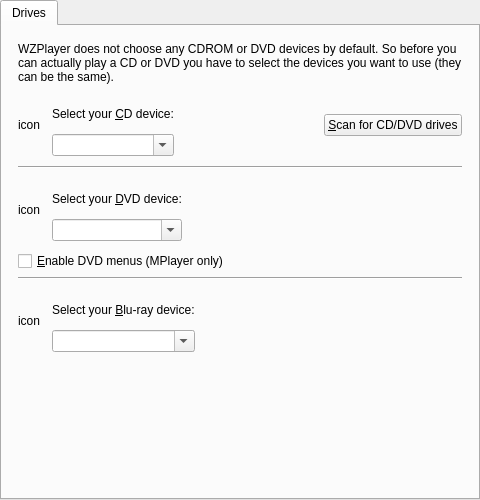
<?xml version="1.0" encoding="UTF-8"?>
<ui version="4.0">
 <class>Gui::Pref::TDrives</class>
 <widget class="QWidget" name="Gui::Pref::TDrives">
  <property name="geometry">
   <rect>
    <x>0</x>
    <y>0</y>
    <width>480</width>
    <height>500</height>
   </rect>
  </property>
  <layout class="QVBoxLayout">
   <property name="spacing">
    <number>0</number>
   </property>
   <property name="margin">
    <number>0</number>
   </property>
   <item>
    <widget class="QTabWidget" name="tabWidget">
     <property name="currentIndex">
      <number>0</number>
     </property>
     <widget class="QWidget" name="tab">
      <attribute name="title">
       <string>Drives</string>
      </attribute>
      <layout class="QVBoxLayout" name="verticalLayout_2">
       <property name="margin">
        <number>16</number>
       </property>
       <item>
        <widget class="QLabel" name="textLabel2_5">
         <property name="text">
          <string>WZPlayer does not choose any CDROM or DVD devices by default. So before you can actually play a CD or DVD you have to select the devices you want to use (they can be the same).</string>
         </property>
         <property name="alignment">
          <set>Qt::AlignVCenter</set>
         </property>
         <property name="wordWrap">
          <bool>true</bool>
         </property>
        </widget>
       </item>
       <item>
        <layout class="QHBoxLayout">
         <property name="spacing">
          <number>8</number>
         </property>
         <property name="margin">
          <number>0</number>
         </property>
         <item>
          <widget class="QLabel" name="cdrom_drive_icon">
           <property name="toolTip">
            <string/>
           </property>
           <property name="text">
            <string notr="true">icon</string>
           </property>
           <property name="wordWrap">
            <bool>false</bool>
           </property>
          </widget>
         </item>
         <item>
          <layout class="QVBoxLayout">
           <property name="spacing">
            <number>0</number>
           </property>
           <property name="margin">
            <number>4</number>
           </property>
           <item>
            <widget class="QLabel" name="textLabel1_7">
             <property name="text">
              <string>Select your &amp;CD device:</string>
             </property>
             <property name="wordWrap">
              <bool>false</bool>
             </property>
             <property name="buddy">
              <cstring>cdrom_device_combo</cstring>
             </property>
            </widget>
           </item>
           <item>
            <widget class="Gui::Pref::TComboBox" name="cdrom_device_combo">
             <property name="sizePolicy">
              <sizepolicy hsizetype="Preferred" vsizetype="Fixed">
               <horstretch>0</horstretch>
               <verstretch>0</verstretch>
              </sizepolicy>
             </property>
             <property name="editable">
              <bool>true</bool>
             </property>
            </widget>
           </item>
          </layout>
         </item>
         <item>
          <spacer>
           <property name="orientation">
            <enum>Qt::Horizontal</enum>
           </property>
           <property name="sizeType">
            <enum>QSizePolicy::Expanding</enum>
           </property>
           <property name="sizeHint" stdset="0">
            <size>
             <width>366</width>
             <height>70</height>
            </size>
           </property>
          </spacer>
         </item>
         <item>
          <widget class="QPushButton" name="check_drives_button">
           <property name="text">
            <string>&amp;Scan for CD/DVD drives</string>
           </property>
          </widget>
         </item>
        </layout>
       </item>
       <item>
        <widget class="Line" name="line8">
         <property name="sizePolicy">
          <sizepolicy hsizetype="Expanding" vsizetype="Fixed">
           <horstretch>0</horstretch>
           <verstretch>0</verstretch>
          </sizepolicy>
         </property>
         <property name="frameShape">
          <enum>QFrame::HLine</enum>
         </property>
         <property name="frameShadow">
          <enum>QFrame::Sunken</enum>
         </property>
         <property name="orientation">
          <enum>Qt::Horizontal</enum>
         </property>
        </widget>
       </item>
       <item>
        <layout class="QHBoxLayout">
         <property name="spacing">
          <number>8</number>
         </property>
         <property name="margin">
          <number>0</number>
         </property>
         <item>
          <widget class="QLabel" name="dvd_drive_icon">
           <property name="toolTip">
            <string/>
           </property>
           <property name="text">
            <string notr="true">icon</string>
           </property>
           <property name="wordWrap">
            <bool>false</bool>
           </property>
          </widget>
         </item>
         <item>
          <layout class="QVBoxLayout">
           <property name="spacing">
            <number>0</number>
           </property>
           <property name="margin">
            <number>4</number>
           </property>
           <item>
            <widget class="QLabel" name="textLabel2_2">
             <property name="text">
              <string>Select your &amp;DVD device:</string>
             </property>
             <property name="wordWrap">
              <bool>false</bool>
             </property>
             <property name="buddy">
              <cstring>dvd_device_combo</cstring>
             </property>
            </widget>
           </item>
           <item>
            <widget class="Gui::Pref::TComboBox" name="dvd_device_combo">
             <property name="sizePolicy">
              <sizepolicy hsizetype="Preferred" vsizetype="Fixed">
               <horstretch>0</horstretch>
               <verstretch>0</verstretch>
              </sizepolicy>
             </property>
             <property name="editable">
              <bool>true</bool>
             </property>
             <property name="duplicatesEnabled">
              <bool>false</bool>
             </property>
            </widget>
           </item>
          </layout>
         </item>
         <item>
          <spacer>
           <property name="orientation">
            <enum>Qt::Horizontal</enum>
           </property>
           <property name="sizeType">
            <enum>QSizePolicy::Expanding</enum>
           </property>
           <property name="sizeHint" stdset="0">
            <size>
             <width>355</width>
             <height>70</height>
            </size>
           </property>
          </spacer>
         </item>
        </layout>
       </item>
       <item>
        <widget class="QCheckBox" name="use_dvdnav_check">
         <property name="text">
          <string>&amp;Enable DVD menus (MPlayer only)</string>
         </property>
        </widget>
       </item>
       <item>
        <widget class="Line" name="bluray_sep">
         <property name="orientation">
          <enum>Qt::Horizontal</enum>
         </property>
        </widget>
       </item>
       <item>
        <widget class="QWidget" name="bluray_widget" native="true">
         <layout class="QVBoxLayout" name="verticalLayout">
          <property name="spacing">
           <number>0</number>
          </property>
          <property name="margin">
           <number>0</number>
          </property>
          <item>
           <layout class="QHBoxLayout" name="_2">
            <property name="spacing">
             <number>8</number>
            </property>
            <property name="margin">
             <number>0</number>
            </property>
            <item>
             <widget class="QLabel" name="bluray_drive_icon">
              <property name="text">
               <string notr="true">icon</string>
              </property>
              <property name="wordWrap">
               <bool>false</bool>
              </property>
             </widget>
            </item>
            <item>
             <layout class="QVBoxLayout" name="_3">
              <property name="spacing">
               <number>0</number>
              </property>
              <property name="margin">
               <number>4</number>
              </property>
              <item>
               <widget class="QLabel" name="textLabel2_3">
                <property name="text">
                 <string>Select your &amp;Blu-ray device:</string>
                </property>
                <property name="wordWrap">
                 <bool>false</bool>
                </property>
                <property name="buddy">
                 <cstring>dvd_device_combo</cstring>
                </property>
               </widget>
              </item>
              <item>
               <widget class="Gui::Pref::TComboBox" name="bluray_device_combo">
                <property name="sizePolicy">
                 <sizepolicy hsizetype="Preferred" vsizetype="Fixed">
                  <horstretch>0</horstretch>
                  <verstretch>0</verstretch>
                 </sizepolicy>
                </property>
                <property name="editable">
                 <bool>true</bool>
                </property>
                <property name="duplicatesEnabled">
                 <bool>false</bool>
                </property>
               </widget>
              </item>
             </layout>
            </item>
            <item>
             <spacer>
              <property name="orientation">
               <enum>Qt::Horizontal</enum>
              </property>
              <property name="sizeType">
               <enum>QSizePolicy::Expanding</enum>
              </property>
              <property name="sizeHint" stdset="0">
               <size>
                <width>355</width>
                <height>70</height>
               </size>
              </property>
             </spacer>
            </item>
           </layout>
          </item>
         </layout>
        </widget>
       </item>
       <item>
        <spacer>
         <property name="orientation">
          <enum>Qt::Vertical</enum>
         </property>
         <property name="sizeHint" stdset="0">
          <size>
           <width>20</width>
           <height>40</height>
          </size>
         </property>
        </spacer>
       </item>
      </layout>
     </widget>
    </widget>
   </item>
  </layout>
 </widget>
 <layoutdefault spacing="6" margin="9"/>
 <customwidgets>
  <customwidget>
   <class>Gui::Pref::TComboBox</class>
   <extends>QComboBox</extends>
   <header>gui/pref/combobox.h</header>
  </customwidget>
 </customwidgets>
 <tabstops>
  <tabstop>tabWidget</tabstop>
  <tabstop>cdrom_device_combo</tabstop>
  <tabstop>check_drives_button</tabstop>
  <tabstop>dvd_device_combo</tabstop>
  <tabstop>use_dvdnav_check</tabstop>
  <tabstop>bluray_device_combo</tabstop>
 </tabstops>
 <resources/>
 <connections/>
</ui>
